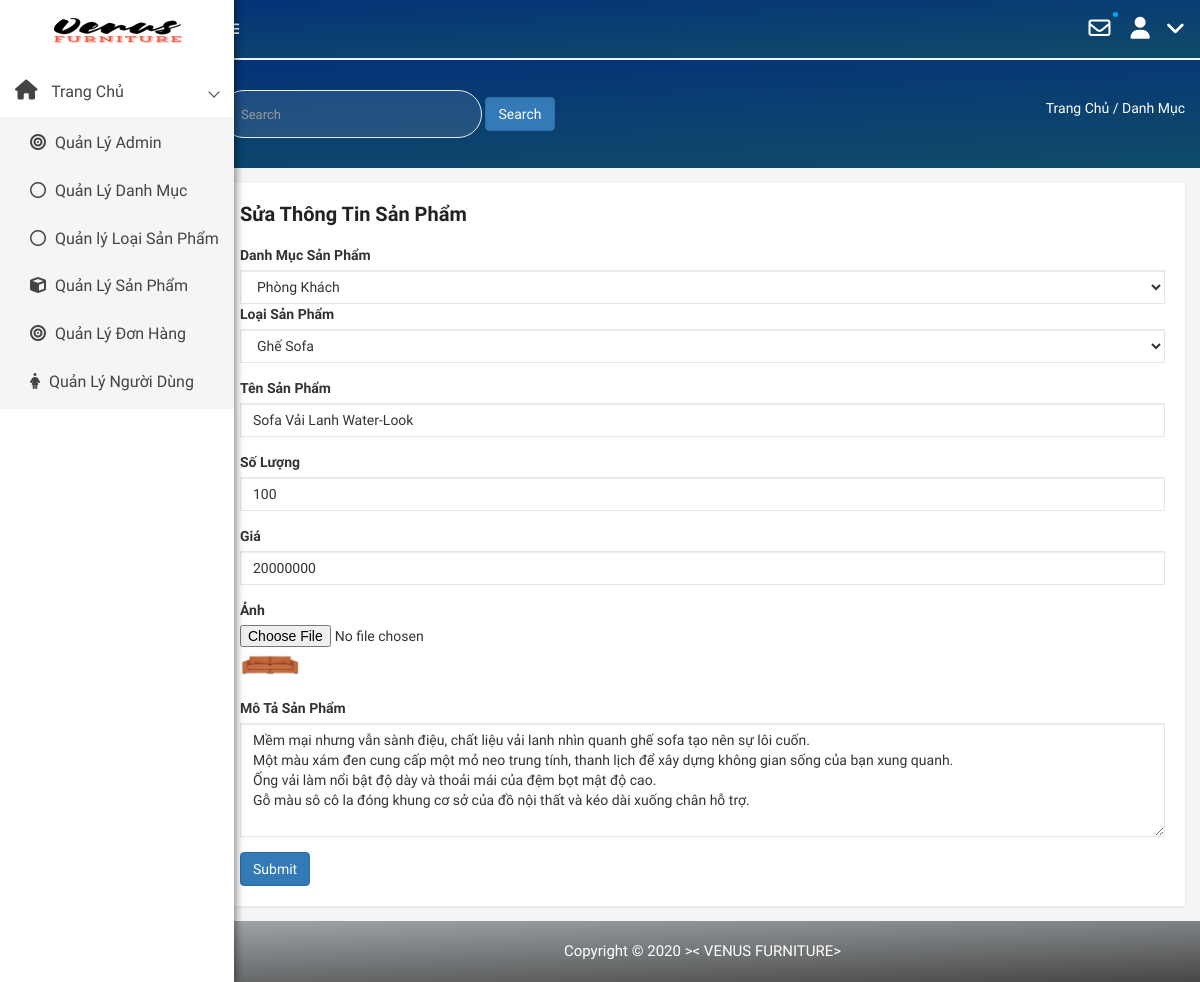
Screenshot of /admin/modules/product/edit.php?id=1112 with the database file from the repository.
### tables this page shows
CREATE TABLE `product` (
  `id` int(50) NOT NULL,
  `name` varchar(100) DEFAULT NULL,
  `slug` varchar(100) DEFAULT NULL,
  `soluong` int(100) NOT NULL DEFAULT 1,
  `gia` int(100) DEFAULT NULL,
  `avatar` varchar(100) DEFAULT NULL,
  `category` int(50) NOT NULL,
  `type` int(100) NOT NULL,
  `content` text DEFAULT NULL,
  `head` int(11) NOT NULL DEFAULT 0,
  `view` int(11) DEFAULT 0,
  `hot` tinyint(4) DEFAULT 0,
  `created_at` timestamp NULL DEFAULT NULL,
  `updated_at` timestamp NULL DEFAULT NULL ON UPDATE current_timestamp()
);

CREATE TABLE `category` (
  `id` int(50) NOT NULL,
  `name` varchar(100) DEFAULT NULL,
  `slug` varchar(100) DEFAULT NULL,
  `images` varchar(100) DEFAULT NULL,
  `banner` varchar(100) DEFAULT NULL,
  `home` tinyint(100) DEFAULT 0,
  `status` tinyint(4) DEFAULT 0,
  `created_at` timestamp NOT NULL DEFAULT current_timestamp(),
  `updated_at` timestamp NOT NULL DEFAULT current_timestamp() ON UPDATE current_timestamp()
);

CREATE TABLE `type` (
  `id` int(50) NOT NULL,
  `name` varchar(100) NOT NULL,
  `category` int(100) NOT NULL
);

### libraries/Database.php (called while the page is built, shortened)
<?php
class DataProvider
{
	public static function ExecuteQuery($sql)
	{
		try{
			$connection = mysqli_connect("localhost","root","", "web_noi_that");
			mysqli_query($connection, "set names 'utf8'");
			$result = mysqli_query($connection, $sql);
			return $result;
		}catch(Exception $ex)
		{
			return null;
		}
    }
}
?>

### admin/modules/product/edit.php (the view, shortened to what this page needs)
<?php require_once __DIR__ . "/../../layouts/header.php" ?>
<div class="product-status mg-tb-15">
    <div class="container-fluid">
        <div class="row">
            <div class="col-lg-12 col-md-12 col-sm-12 col-xs-12">
                <div class="product-status-wrap">
                    <h4>Sửa Thông Tin Sản Phẩm</h4>
                    <form action="" method="post" enctype="multipart/form-data" id="productEdit">
                        <div class="form-group">
                        <?php
                           try {
                               $sql = "SELECT * FROM product";
                               if (isset($_GET['id'])) {
                                   $id = $_GET['id'];
                                   $sql .= " WHERE id = " . $id;
                               }
                               $result = DataProvider::ExecuteQuery($sql);
                               $row = mysqli_fetch_array($result);
                           } catch (Exception $ex) {
                               echo "Không thể mở CSDL";
                           }
                           ?>
                             <label>Danh Mục Sản Phẩm</label>
                            <select class="form-control form-control-lg" name="loaisp">
                                <?php
                                $dsLoaiSP = DataProvider::ExecuteQuery( "SELECT id, name FROM category");
                                while($loai = mysqli_fetch_array($dsLoaiSP)){ ?>
                                 <option value='<?php echo $loai['id']?>' <?php echo $row['category']==$loai['id'] ? "selected ='selected'" : ' ' ?>> <?php echo $loai['name'] ?> </option> ;
                                <?php }?>
                            </select>
                            <div class="form-group">
                            <label>Loại Sản Phẩm</label>
                            <select class="form-control form-control-lg" name="type">
                                <?php
                                $dsLoai= DataProvider::ExecuteQuery( "SELECT * FROM `type`");
                                while($loaisp = mysqli_fetch_array($dsLoai)){ ?>
                                <option value='  <?php echo $loaisp['id']?>'  <?php echo $row['type']==$loaisp['id'] ? "selected ='selected'" : ' ' ?>> <?php echo $loaisp['name'] ?> </option>  ;
                               <?php }
                                ?>
                            </select>
                        </div>
                        </div>
                        <div class="form-group">
                            <label>Tên Sản Phẩm</label>
                            <input type="text" class="form-control" placeholder="Enter name" name="TenSP" <?php echo "value='{$row['name']}'"?>>
                        </div>
                        <div class="form-group">
                            <label>Số Lượng</label>
                            <input type="number" class="form-control" placeholder="1" name="soluong" <?php echo "value='{$row['soluong']}'"?>>
                        </div>
                        <div class="form-group">
                            <label>Giá</label>
                            <input type="number" class="form-control" placeholder="9 000 000" name="Gia"<?php echo "value='{$row['gia']}'"?>>
                        </div>
                        <div class="form-group">
                            <label for="exampleFormControlFile1">Ảnh</label>
                            <input type="file" class="form-control-file" id="exampleFormControlFile1" name="Hinh" ?>
                            <img src="img_product/<?php echo $row['avatar'] ?>">
                        </div>
                        <div class="form-group">
                            <label for="exampleFormControlTextarea1">Mô Tả Sản Phẩm</label>
                            <textarea class="form-control" id="exampleFormControlTextarea1" rows="5" name="noidung"><?php echo "{$row['content']}"?></textarea>
                        </div>
                        <button type="submit" class="btn btn-primary">Submit</button>
                    </form>
                </div>
            </div>
        </div>
    </div>
</div>
<?php
require_once __DIR__ . "/../../layouts/footer.php" ?>

### public/admin/css/main.css (style rules this page uses)
html { color: #222; font-size: 1em; line-height: 1.4; }
audio, canvas, iframe, img, svg, video { vertical-align: middle; }
textarea { resize: vertical; }

### rows the page displays
product: loaisp "Phòng Khách", type "Ghế Sofa", TenSP "Sofa Vải Lanh Water-Look", soluong "100", avatar (picture), noidung "Mềm mại nhưng vẫn sành điệu, chất liệu vải lanh nhìn quanh ghế sofa tạo nên sự lôi cuốn. Một màu xám đen cung cấp một mỏ neo trung tính, thanh lịch để xây dựng không gian sống của bạn xung quanh. Ống vải làm nổi bật độ dày và thoải mái của đệm bọt mật độ cao. Gỗ màu sô cô la đóng khung cơ sở của đồ nội thất và kéo dài xuống chân hỗ trợ."
